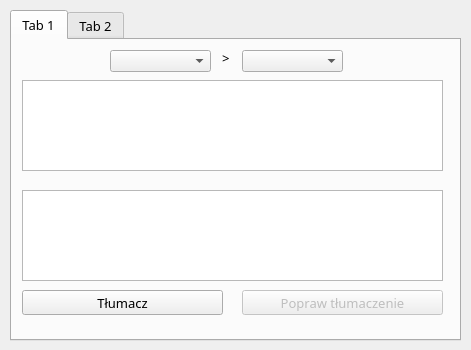
<?xml version="1.0" encoding="UTF-8"?>
<ui version="4.0">
 <class>Translator</class>
 <widget class="QMainWindow" name="Translator">
  <property name="geometry">
   <rect>
    <x>0</x>
    <y>0</y>
    <width>471</width>
    <height>350</height>
   </rect>
  </property>
  <property name="minimumSize">
   <size>
    <width>471</width>
    <height>350</height>
   </size>
  </property>
  <property name="maximumSize">
   <size>
    <width>471</width>
    <height>350</height>
   </size>
  </property>
  <property name="windowTitle">
   <string>Translator</string>
  </property>
  <widget class="QWidget" name="centralWidget">
   <widget class="QLabel" name="label_2">
    <property name="geometry">
     <rect>
      <x>20</x>
      <y>20</y>
      <width>71</width>
      <height>16</height>
     </rect>
    </property>
    <property name="text">
     <string/>
    </property>
   </widget>
   <widget class="QTabWidget" name="tabWidget">
    <property name="geometry">
     <rect>
      <x>10</x>
      <y>10</y>
      <width>451</width>
      <height>331</height>
     </rect>
    </property>
    <property name="font">
     <font>
      <family>Fira Code</family>
      <pointsize>10</pointsize>
     </font>
    </property>
    <property name="currentIndex">
     <number>0</number>
    </property>
    <widget class="QWidget" name="tab">
     <attribute name="title">
      <string>Tab 1</string>
     </attribute>
     <widget class="QComboBox" name="sourceComboBox">
      <property name="geometry">
       <rect>
        <x>98</x>
        <y>10</y>
        <width>101</width>
        <height>22</height>
       </rect>
      </property>
     </widget>
     <widget class="QComboBox" name="destComboBox">
      <property name="geometry">
       <rect>
        <x>230</x>
        <y>10</y>
        <width>101</width>
        <height>22</height>
       </rect>
      </property>
     </widget>
     <widget class="QLabel" name="label_4">
      <property name="geometry">
       <rect>
        <x>210</x>
        <y>10</y>
        <width>21</width>
        <height>16</height>
       </rect>
      </property>
      <property name="text">
       <string>&gt;</string>
      </property>
     </widget>
     <widget class="QPlainTextEdit" name="textToTranslate">
      <property name="geometry">
       <rect>
        <x>10</x>
        <y>40</y>
        <width>421</width>
        <height>91</height>
       </rect>
      </property>
      <property name="font">
       <font>
        <family>Fira Code</family>
        <pointsize>12</pointsize>
       </font>
      </property>
     </widget>
     <widget class="QPlainTextEdit" name="translatedText">
      <property name="geometry">
       <rect>
        <x>10</x>
        <y>150</y>
        <width>421</width>
        <height>91</height>
       </rect>
      </property>
      <property name="font">
       <font>
        <family>Fira Code</family>
        <pointsize>12</pointsize>
       </font>
      </property>
      <property name="lineWidth">
       <number>1</number>
      </property>
      <property name="tabChangesFocus">
       <bool>false</bool>
      </property>
      <property name="readOnly">
       <bool>false</bool>
      </property>
     </widget>
     <widget class="QPushButton" name="translateButton">
      <property name="geometry">
       <rect>
        <x>10</x>
        <y>250</y>
        <width>201</width>
        <height>25</height>
       </rect>
      </property>
      <property name="font">
       <font>
        <family>Fira Code</family>
        <pointsize>10</pointsize>
       </font>
      </property>
      <property name="text">
       <string>Tłumacz</string>
      </property>
     </widget>
     <widget class="QPushButton" name="correctButton">
      <property name="enabled">
       <bool>false</bool>
      </property>
      <property name="geometry">
       <rect>
        <x>230</x>
        <y>250</y>
        <width>201</width>
        <height>25</height>
       </rect>
      </property>
      <property name="font">
       <font>
        <family>Fira Code</family>
        <pointsize>10</pointsize>
       </font>
      </property>
      <property name="text">
       <string>Popraw tłumaczenie</string>
      </property>
      <property name="checkable">
       <bool>false</bool>
      </property>
     </widget>
     <widget class="QLabel" name="msg">
      <property name="geometry">
       <rect>
        <x>10</x>
        <y>280</y>
        <width>431</width>
        <height>16</height>
       </rect>
      </property>
      <property name="text">
       <string/>
      </property>
     </widget>
    </widget>
    <widget class="QWidget" name="tab_2">
     <attribute name="title">
      <string>Tab 2</string>
     </attribute>
     <widget class="QCheckBox" name="pl">
      <property name="geometry">
       <rect>
        <x>10</x>
        <y>10</y>
        <width>101</width>
        <height>17</height>
       </rect>
      </property>
      <property name="text">
       <string>Polski</string>
      </property>
     </widget>
     <widget class="QCheckBox" name="en">
      <property name="geometry">
       <rect>
        <x>10</x>
        <y>30</y>
        <width>101</width>
        <height>17</height>
       </rect>
      </property>
      <property name="text">
       <string>Angielski</string>
      </property>
     </widget>
     <widget class="QCheckBox" name="de">
      <property name="geometry">
       <rect>
        <x>10</x>
        <y>50</y>
        <width>111</width>
        <height>17</height>
       </rect>
      </property>
      <property name="text">
       <string>Niemiecki</string>
      </property>
     </widget>
     <widget class="QCheckBox" name="fr">
      <property name="geometry">
       <rect>
        <x>10</x>
        <y>70</y>
        <width>131</width>
        <height>17</height>
       </rect>
      </property>
      <property name="text">
       <string>Francuski</string>
      </property>
     </widget>
     <widget class="QCheckBox" name="cs">
      <property name="geometry">
       <rect>
        <x>10</x>
        <y>90</y>
        <width>131</width>
        <height>17</height>
       </rect>
      </property>
      <property name="text">
       <string>Czeski</string>
      </property>
     </widget>
     <widget class="QCheckBox" name="es">
      <property name="geometry">
       <rect>
        <x>10</x>
        <y>110</y>
        <width>131</width>
        <height>17</height>
       </rect>
      </property>
      <property name="text">
       <string>Hiszpański</string>
      </property>
     </widget>
     <widget class="QCheckBox" name="ru">
      <property name="geometry">
       <rect>
        <x>10</x>
        <y>130</y>
        <width>131</width>
        <height>17</height>
       </rect>
      </property>
      <property name="text">
       <string>Rosyjski</string>
      </property>
     </widget>
     <widget class="QCheckBox" name="fi">
      <property name="geometry">
       <rect>
        <x>10</x>
        <y>150</y>
        <width>131</width>
        <height>17</height>
       </rect>
      </property>
      <property name="text">
       <string>Fiński</string>
      </property>
     </widget>
     <widget class="QCheckBox" name="ko">
      <property name="geometry">
       <rect>
        <x>10</x>
        <y>170</y>
        <width>131</width>
        <height>17</height>
       </rect>
      </property>
      <property name="text">
       <string>Koreański</string>
      </property>
     </widget>
     <widget class="QCheckBox" name="sv">
      <property name="geometry">
       <rect>
        <x>10</x>
        <y>190</y>
        <width>131</width>
        <height>17</height>
       </rect>
      </property>
      <property name="text">
       <string>Szwedzki</string>
      </property>
     </widget>
     <widget class="QCheckBox" name="ja">
      <property name="geometry">
       <rect>
        <x>10</x>
        <y>210</y>
        <width>111</width>
        <height>17</height>
       </rect>
      </property>
      <property name="text">
       <string>Japoński</string>
      </property>
     </widget>
     <widget class="QCheckBox" name="uk">
      <property name="geometry">
       <rect>
        <x>10</x>
        <y>230</y>
        <width>121</width>
        <height>17</height>
       </rect>
      </property>
      <property name="text">
       <string>Ukraiński</string>
      </property>
     </widget>
     <widget class="QCheckBox" name="ar">
      <property name="geometry">
       <rect>
        <x>10</x>
        <y>250</y>
        <width>111</width>
        <height>17</height>
       </rect>
      </property>
      <property name="text">
       <string>Arabski</string>
      </property>
     </widget>
     <widget class="QCheckBox" name="el">
      <property name="geometry">
       <rect>
        <x>10</x>
        <y>270</y>
        <width>111</width>
        <height>17</height>
       </rect>
      </property>
      <property name="text">
       <string>Grecki</string>
      </property>
     </widget>
    </widget>
   </widget>
  </widget>
 </widget>
 <layoutdefault spacing="6" margin="11"/>
 <resources/>
 <connections/>
</ui>
